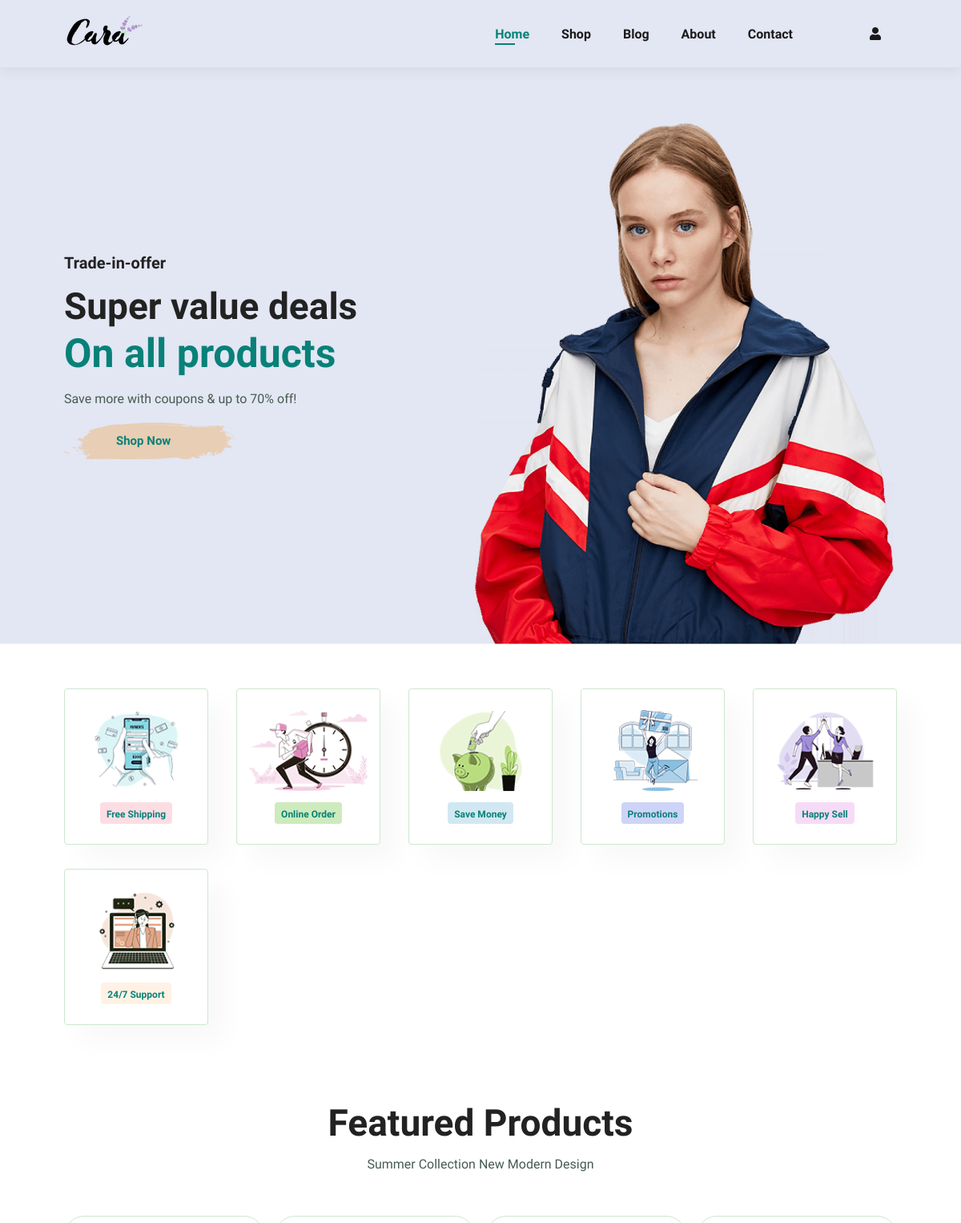
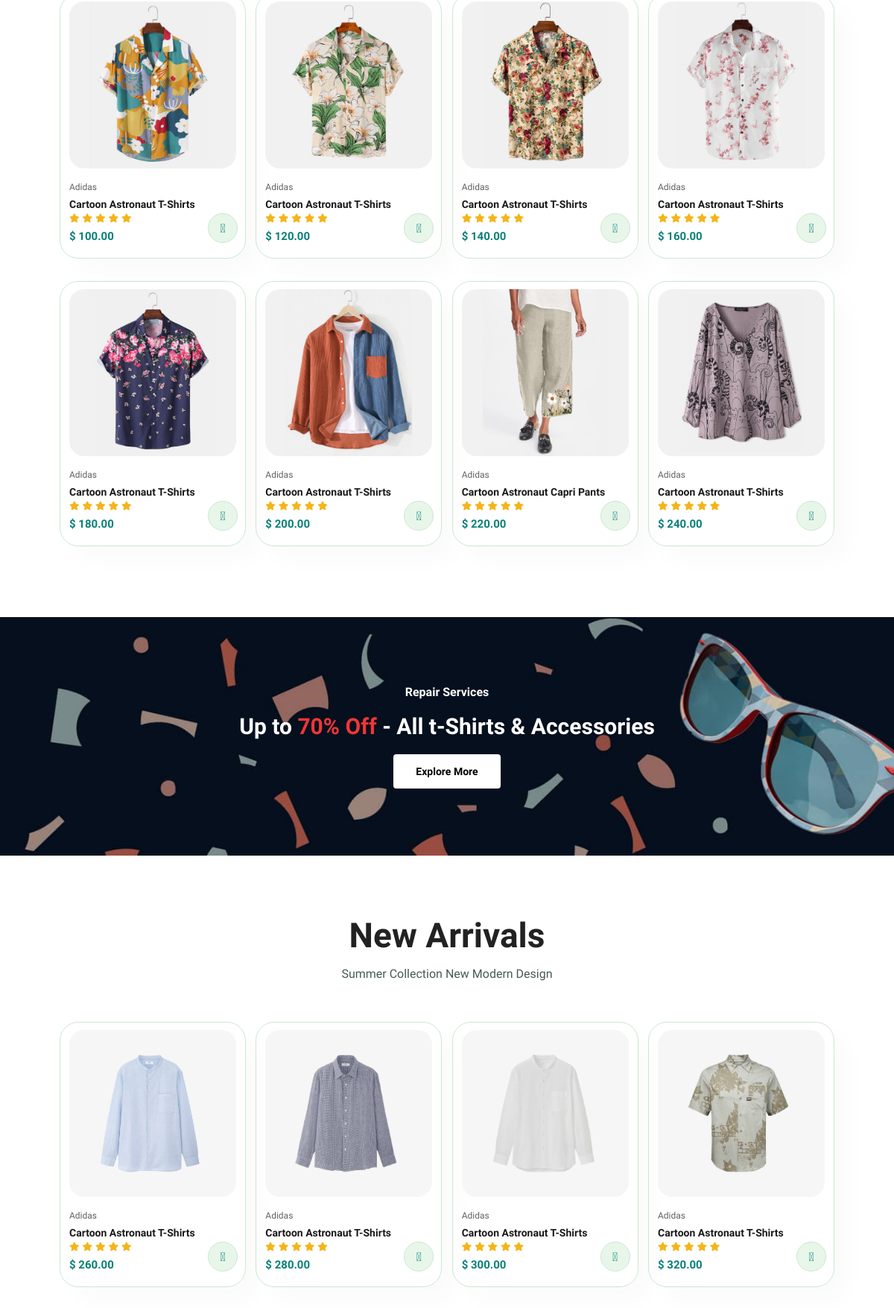
The page / (upper part) on the database its author committed (2 pictures, top to bottom).
### tables this page shows
CREATE TABLE `products` (
  `product_id` int(11) NOT NULL,
  `product_name` varchar(50) NOT NULL,
  `product_category` varchar(50) NOT NULL,
  `product_description` varchar(50) NOT NULL,
  `product_image` varchar(50) NOT NULL,
  `product_price` decimal(6,2) NOT NULL
);

CREATE TABLE `arrivals` (
  `products_id` int(11) NOT NULL,
  `products_name` varchar(50) NOT NULL,
  `products_category` varchar(50) NOT NULL,
  `products_description` varchar(255) NOT NULL,
  `products_image` varchar(50) NOT NULL,
  `products_price` decimal(6,2) NOT NULL
);

### index.php (the view, shortened to what this page needs)
<?php include "server/configuration.php"; ?>
<!DOCTYPE html>
<html lang="en">
    <head>
        <link rel="stylesheet" href="https://pro.fontawesome.com/releases/v5.10.0/css/all.css" />
        <link rel="stylesheet" href="style.css">
    </head>
    <body>
        <section id="header">
            <a href="#"><img src="img/logo.png" class="logo" alt=""></a>
            <div>
                <ul id="navbar">
                    <li><a class="active" href="index.php">Home</a></li>
                    <li><a href="shop.php">Shop</a></li>
                    <li><a href="blog.php">Blog</a></li>
                    <li><a href="about.php">About</a></li>
                    <li><a href="contact.php">Contact</a></li>
                    <li id="lg-bag">
                        <a href="cart.php">
                            <i class="far fa-shopping-bag">
                            </i>
                        </a>
                    </li>
                    <li id="lg-bag"><a href="account.php"><i class="fas fa-user"></i></a></li>
                </ul>
            </div>
        </section>
        <section id="hero">
            <h4>Trade-in-offer</h4>
            <h2>Super value deals</h2>
            <h1>On all products</h1>
            <p>Save more with coupons & up to 70% off!</p>
            <button>Shop Now</button>
        </section>
        <section id="feature" class="section-p1">
            <div class="fe-box">
                <img src="img/features/f1.png" alt="">
                <h6>Free Shipping</h6>
            </div>
            <div class="fe-box">
                <img src="img/features/f2.png" alt="">
                <h6>Online Order</h6>
            </div>
            <div class="fe-box">
                <img src="img/features/f3.png" alt="">
                <h6>Save Money</h6>
            </div>
            <div class="fe-box">
                <img src="img/features/f4.png" alt="">
                <h6>Promotions</h6>
            </div>
            <div class="fe-box">
                <img src="img/features/f5.png" alt="">
                <h6>Happy Sell</h6>
            </div>
            <div class="fe-box">
                <img src="img/features/f6.png" alt="">
                <h6>24/7 Support</h6>
            </div>
        </section>
        <section id="product1" class="section-p1">
            <h2>Featured Products</h2>
            <p>Summer Collection New Modern Design</p>
            <div class="pro-container">
                <?php
                $query = "SELECT * FROM products LIMIT 8";
                $select_all_products_query = mysqli_query($connection, $query);
                while($row = mysqli_fetch_assoc($select_all_products_query)) {
                    $product_id = $row['product_id'];
                    $product_name = $row['product_name'];
                    $product_description = $row['product_description'];
                    $product_image = $row['product_image'];
                    $product_price = $row['product_price'];
                ?>
                <div class="pro">
                    <img src="img/products/<?php echo $product_image ?>" alt="">
                    <div class="des">
                        <span><?php echo $product_name ?></span>
                        <h5><?php echo $product_description ?></h5>
                        <div class="star">
                            <i class="fas fa-star"></i>
                            <i class="fas fa-star"></i>
                            <i class="fas fa-star"></i>
                            <i class="fas fa-star"></i>
                            <i class="fas fa-star"></i>
                        </div>
                        <h4>$ <?php echo $product_price ?></h4>
                    </div>
                    <a href="<?php echo "single_product.php?product_id=". $product_id ?>"><i class="fal fa-shopping-cart cart"></i></a>
                </div>
                <?php } ?>
            </div>
        </section>
        <section id="banner" class="section-m1">
            <h4>Repair Services</h4>
            <h2>Up to <span>70% Off</span> - All t-Shirts & Accessories</h2>
            <button class="normal">Explore More</button>
        </section>
        <section id="product1" class="section-p1">
            <h2>New Arrivals</h2>
            <p>Summer Collection New Modern Design</p>
            <div class="pro-container">
                <?php
                $query = "SELECT * FROM arrivals";
                $select_all_product_query = mysqli_query($connection, $query);
                while($row = mysqli_fetch_assoc($select_all_product_query)) {
                    $products_name = $row['products_name'];
                    $products_description = $row['products_description'];
                    $products_image = $row['products_image'];
                    $products_price = $row['products_price'];
                ?>
                <div class="pro">
                    <img src="img/products/<?php echo $products_image ?>" alt="">
                    <div class="des">
                        <span><?php echo $products_name ?></span>
                        <h5><?php echo $products_description ?></h5>
                        <div class="star">
                            <i class="fas fa-star"></i>
                            <i class="fas fa-star"></i>
                            <i class="fas fa-star"></i>
                            <i class="fas fa-star"></i>
                            <i class="fas fa-star"></i>
                        </div>
                        <h4>$ <?php echo $products_price ?></h4>
                    </div>
                    <a href="#"><i class="fal fa-shopping-cart cart"></i></a>
                </div>
                <?php } ?>
            </div>
        </section>
    </body>
</html>

### style.css (style rules this page uses)
* { margin: 0; padding: 0; box-sizing: border-box; font-family: "Spartan", sans-serif; }
html { scroll-behavior: smooth; }
h1 { font-size: 50px; line-height: 64px; color: #222; }
h2 { font-size: 46px; line-height: 54px; color: #222; }
h4 { font-size: 20px; color: #222; }
h6 { font-weight: 700; font-size: 12px; }
p { font-size: 16px; color: #465b52; margin: 15px 0 20px 0; }
.section-p1 { padding: 40px 80px; }
.section-m1 { margin: 40px 0; }
button.normal { font-size: 14px; font-weight: 600; padding: 15px 30px; color: #000; background-color: #fff; border-radius: 4px; cursor: pointer; border: none; outline: none; transition: 0.2s; }
body { width: 100%; }
#header { display: flex; align-items: center; justify-content: space-between; padding: 20px 80px; background: #E3E6F3; box-shadow: 0 5px 15px rgba(0, 0, 0, 0.06); z-index: 999; position: sticky; top: 0; left: 0; }
#navbar { display: flex; align-items: center; justify-content: center; }
#navbar li { list-style: none; padding: 0 20px; position: relative; }
#navbar li a { text-decoration: none; font-size: 16px; font-weight: 600; color: #1a1a1a; transition: 0.3s ease; }
#navbar li a:hover, #navbar li a.active { color: #088178; }
#navbar li a.active::after, #navbar li a:hover::after { content: ""; width: 30%; height: 2px; background: #088178; position: absolute; bottom: -4px; left: 20px; }
#hero { background-image: url("img/hero4.png"); height: 90vh; width: 100%; background-size: cover; background-position: top 25% right 0; padding: 0 80px; display: flex; flex-direction: column; align-items: flex-start; justify-content: center; }
#hero h4 { padding-bottom: 15px; }
#hero h1 { color: #088178; }
#hero button { background-image: url("img/button.png"); background-color: transparent; color: #088178; border: 0; padding: 14px 80px 14px 65px; background-repeat: no-repeat; cursor: pointer; font-weight: 700; font-size: 15px; }
#feature { display: flex; align-items: center; justify-content: space-between; flex-wrap: wrap; }
#feature .fe-box { width: 180px; text-align: center; padding: 25px 15px; box-shadow: 20px 20px 34px rgba(0, 0, 0, 0.03); border: 1px solid #cce7d0; border-radius: 4px; margin: 15px 0; }
#feature .fe-box img { width: 100%; margin-bottom: 10px; }
#feature .fe-box h6 { display: inline-block; padding: 9px 8px 6px 8px; line-height: 1; border-radius: 4px; color: #088178; background-color: #fddde4; }
#feature .fe-box:nth-child(2) h6 { background-color: #cdebbc; }
#feature .fe-box:nth-child(3) h6 { background-color: #d1e8f2; }
#feature .fe-box:nth-child(4) h6 { background-color: #cdd4f8; }
#feature .fe-box:nth-child(5) h6 { background-color: #f6dbf6; }
#feature .fe-box:nth-child(6) h6 { background-color: #fff2e5; }
#product1 { text-align: center; }
#product1 .pro-container { display: flex; justify-content: space-between; padding-top: 20px; flex-wrap: wrap; }
#product1 .pro { width: 23%; min-width: 250px; padding: 10px 12px; border: 1px solid #cce7d0; border-radius: 25px; cursor: pointer; box-shadow: 20px 20px 30px rgba(0, 0, 0, 0.02); margin: 15px 0; transition: 0.2s ease; position: relative; }
#product1 .pro img { width: 100%; border-radius: 20px; }
#product1 .pro .des { text-align: start; padding: 10px 0; }
#product1 .pro .des span { color: #606063; font-size: 12px; }
#product1 .pro .des h5 { padding-top: 7px; color: #1a1a1a; font-size: 14px; }
#product1 .pro .des i { font-size: 12px; color: rgb(243, 181, 25); }
#product1 .pro .des h4 { padding-top: 7px; font-size: 15px; font-weight: 700; color: #088178; }
#product1 .pro .cart { width: 40px; height: 40px; line-height: 40px; border-radius: 50px; background-color: #e8f6ea; font-weight: 500; color: #088178; border: 1px solid #cce7d0; position: absolute; bottom: 20px; right: 10px; }
#banner { display: flex; flex-direction: column; justify-content: center; align-items: center; text-align: center; background-image: url("img/banner/b2.jpg"); width: 100%; height: 40vh; background-size: cover; background-position: center; }
#banner h4 { color: #fff; font-size: 16px; }
#banner h2 { color: #fff; font-size: 30px; padding: 10px 0; }
#banner h2 span { color: #ef3636; }

### rows shown on the page
products: product_image (picture), product_name "Adidas", product_description "Cartoon Astronaut T-Shirts", product_price "100.00"
products: product_image (picture), product_name "Adidas", product_description "Cartoon Astronaut T-Shirts", product_price "120.00"
products: product_image (picture), product_name "Adidas", product_description "Cartoon Astronaut T-Shirts", product_price "140.00"
products: product_image (picture), product_name "Adidas", product_description "Cartoon Astronaut T-Shirts", product_price "160.00"
products: product_image (picture), product_name "Adidas", product_description "Cartoon Astronaut T-Shirts", product_price "180.00"
products: product_image (picture), product_name "Adidas", product_description "Cartoon Astronaut T-Shirts", product_price "200.00"
products: product_image (picture), product_name "Adidas", product_description "Cartoon Astronaut Capri Pants", product_price "220.00"
products: product_image (picture), product_name "Adidas", product_description "Cartoon Astronaut T-Shirts", product_price "240.00"
arrivals: products_image (picture), products_name "Adidas", products_description "Cartoon Astronaut T-Shirts", products_price "260.00"
arrivals: products_image (picture), products_name "Adidas", products_description "Cartoon Astronaut T-Shirts", products_price "280.00"
arrivals: products_image (picture), products_name "Adidas", products_description "Cartoon Astronaut T-Shirts", products_price "300.00"
arrivals: products_image (picture), products_name "Adidas", products_description "Cartoon Astronaut T-Shirts", products_price "320.00"
